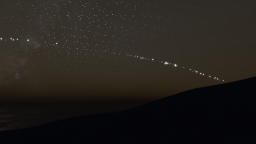
#> input picture data/bookmarks/default_ai_twilight.png, 256 x 144 px
$ python -i glare_track.py   (imports and definitions only)
#> lines starting #> are read from the running program, lines starting #| are printed output that depends on the picture
"""Track a glare's position over a sequence of captures and compare it with the Sun's image.

    python tools/harness/glare_track.py <run>/captures m_ [--plot out.png]

For every <prefix>NN.png (and its .json sidecar) it finds the glare core — the centroid of the
brightest blob (pixels within 3% of the frame's peak luminance, the largest such component near the
peak) — and reads where the CPU puts the Sun's image in the selected satellite's mirror
(`state.selection.mesh.sprite_px`, the review-28 sprite placement). Prints both per frame and the
frame-to-frame motion; with --plot, draws them. The glare's position is the GPU's own glint list
(`state.selection.glints`, the brightest entry) when the sidecar has it, else found in the image from
the point its spikes radiate from. A glare that sits on the Sun's image follows the
predicted track; one that wanders shows up as the gap between the two lines.
(2026-10-06, the release cinematic's mirror shot.)
"""
import argparse
import glob
import json
import os
import sys

import numpy as np
from PIL import Image


def glare_core(path, near=None, radius=260):
    """The glare's centre as the point its spikes radiate from: every pixel on a thin bright ridge
    (outside the saturated mirror, which hides the core) contributes the line through it along the
    ridge, and the point nearest all those lines (least squares) is the centre. Robust to a saturated
    mirror under the core, where a brightest-blob centroid lands on the mirror instead."""
#> called with radius = 260
    from scipy import ndimage
    im = np.asarray(Image.open(path).convert("RGB")).astype(np.float32) / 255.0
    lum = 0.2126 * im[..., 0] + 0.7152 * im[..., 1] + 0.0722 * im[..., 2]
    H, W = lum.shape
#> H = 144; W = 256
    # Ridge strength: the line minus its surroundings (a top-hat), so the sky glow under the glare
    # does not count, only the spikes.
    ridge = lum - ndimage.uniform_filter(lum, size=9)
    sat = ndimage.binary_dilation(lum > 0.97, iterations=8)
#> sat: shape (144, 256) bool; every value is 0
    gx = ndimage.sobel(ndimage.gaussian_filter(lum, 1.0), axis=1)
    gy = ndimage.sobel(ndimage.gaussian_filter(lum, 1.0), axis=0)
    Jxx = ndimage.gaussian_filter(gx * gx, 2.0)
    Jyy = ndimage.gaussian_filter(gy * gy, 2.0)
    Jxy = ndimage.gaussian_filter(gx * gy, 2.0)
    tr = Jxx + Jyy
    det = Jxx * Jyy - Jxy * Jxy
    disc = np.sqrt(np.maximum(tr * tr / 4 - det, 0))
    l1, l2 = tr / 2 + disc, tr / 2 - disc
    coh = (l1 - l2) / np.maximum(l1 + l2, 1e-9)
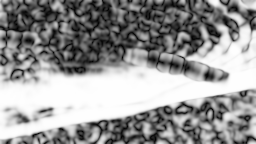
#> coh: shape (144, 256) float32; min 0.00288, max 1, mean 0.589
    # The gradient's dominant direction is ACROSS the line; the line runs perpendicular to it.
    ang = 0.5 * np.arctan2(2 * Jxy, Jxx - Jyy)
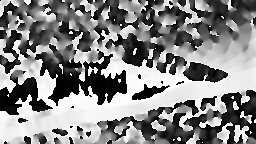
#> ang: shape (144, 256) float32; min -1.57, max 1.57, mean 0.0794; drawn with min black and max white
    dx, dy = -np.sin(ang), np.cos(ang)
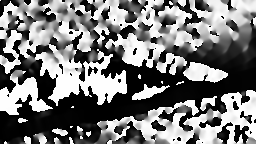
#> dx: shape (144, 256) float32; min -1, max 1, mean -0.0524; drawn with min black and max white
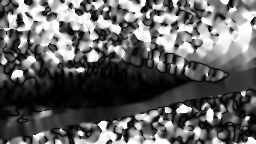
#> dy: shape (144, 256) float32; min 9.61e-06, max 1, mean 0.385
    yy, xx = np.mgrid[0:H, 0:W].astype(np.float32)
    w = np.maximum(ridge, 0) * (coh > 0.6) * (~sat)
    if near is not None:
        w = w * ((xx - near[0]) ** 2 + (yy - near[1]) ** 2 < radius * radius)
    if w.sum() < 1e-3:
        return None, float(lum.max())
    # Sum of (I - d d^T) over the line pixels, and its product with the pixel positions.
    a11 = (w * (1 - dx * dx)).sum(); a12 = (w * (-dx * dy)).sum(); a22 = (w * (1 - dy * dy)).sum()
#> after `a11 = (w * (1 - dx * dx)).sum()`: a11 = 2.44
#> after `a12 = (w * (-dx * dy)).sum()`: a12 = 2.72
#> after `a22 = (w * (1 - dy * dy)).sum()`: a22 = 27.8
    b1 = (w * ((1 - dx * dx) * xx - dx * dy * yy)).sum()
#> b1 = 599.4
    b2 = (w * (-dx * dy * xx + (1 - dy * dy) * yy)).sum()
#> b2 = 2923.8
    A = np.array([[a11, a12], [a12, a22]]); b = np.array([b1, b2])
#> after `A = np.array([[a11, a12], [a12, a22]])`: A = [[2.44, 2.72], [2.72, 27.8]]
#> after `b = np.array([b1, b2])`: b = [599.4, 2923.8]
    p = np.linalg.solve(A, b)
#> p = [144, 91.09]
    # One reweighting pass: drop line pixels whose line misses the estimate by more than 6 px (stars,
    # the satellite rings, the mirror's own edges).
    for _ in range(2):
        rx, ry = xx - p[0], yy - p[1]
        dist = np.abs(rx * dy - ry * dx)
        w2 = w * (dist < 6.0)
        a11 = (w2 * (1 - dx * dx)).sum(); a12 = (w2 * (-dx * dy)).sum(); a22 = (w2 * (1 - dy * dy)).sum()
        b1 = (w2 * ((1 - dx * dx) * xx - dx * dy * yy)).sum()
        b2 = (w2 * (-dx * dy * xx + (1 - dy * dy) * yy)).sum()
        p = np.linalg.solve(np.array([[a11, a12], [a12, a22]]), np.array([b1, b2]))
#> this loop made 2 passes
#> (a11, a12, a22, b1, b2, p) on passes 1 to 2: (0.369, 0.938, 8.68, 141.8, 940, [150.2, 92.07]), (0.542, 1.78, 12.32, 250.8, 1424.8, [156.6, 92.95])
#> pass 1, in glare_core, `rx, ry = xx - p[0], yy - p[1]`:
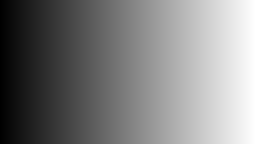
#> rx: shape (144, 256) float32; min -144, max 111, mean -16.5; drawn with min black and max white
#> pass 1, in glare_core, `rx, ry = xx - p[0], yy - p[1]`:
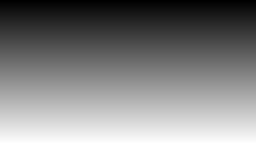
#> ry: shape (144, 256) float32; min -91.09, max 51.91, mean -19.6; drawn with min black and max white
#> pass 1, in glare_core, `dist = np.abs(rx * dy - ry * dx)`:
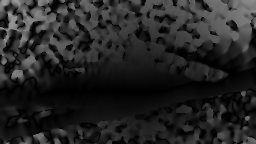
#> dist: shape (144, 256) float32; min 0.00156, max 157, mean 36.9
    return (float(p[0]), float(p[1])), float(lum.max())


# [64 lines left out: function main, not called in this run]

# [2 lines not run here, left out]

>>> result = glare_core('../../data/bookmarks/default_ai_twilight.png')
#> result = ((156.6, 92.95), 0.906)
